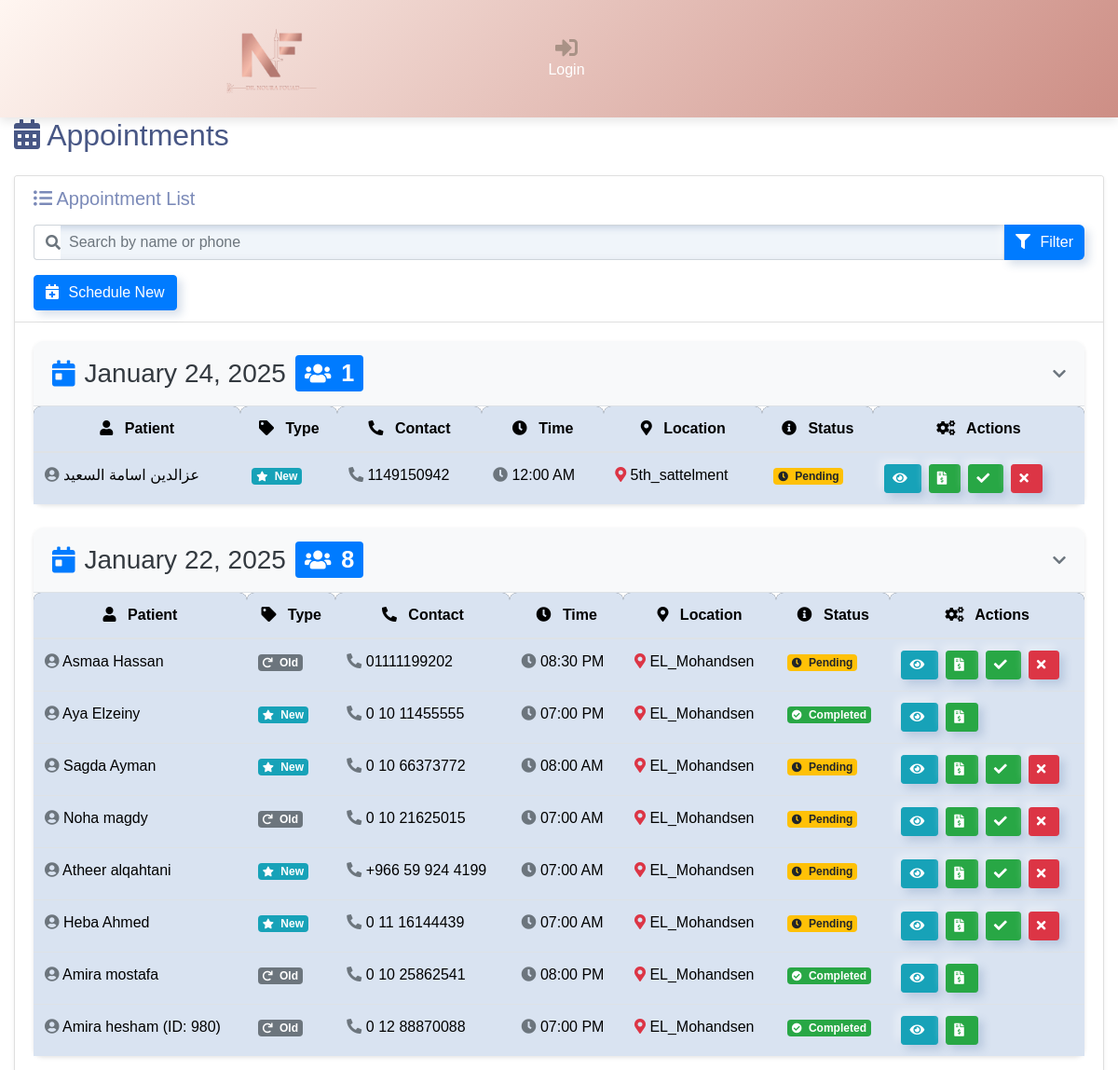
The page /Appointments (upper part) on the database as committed earlier.
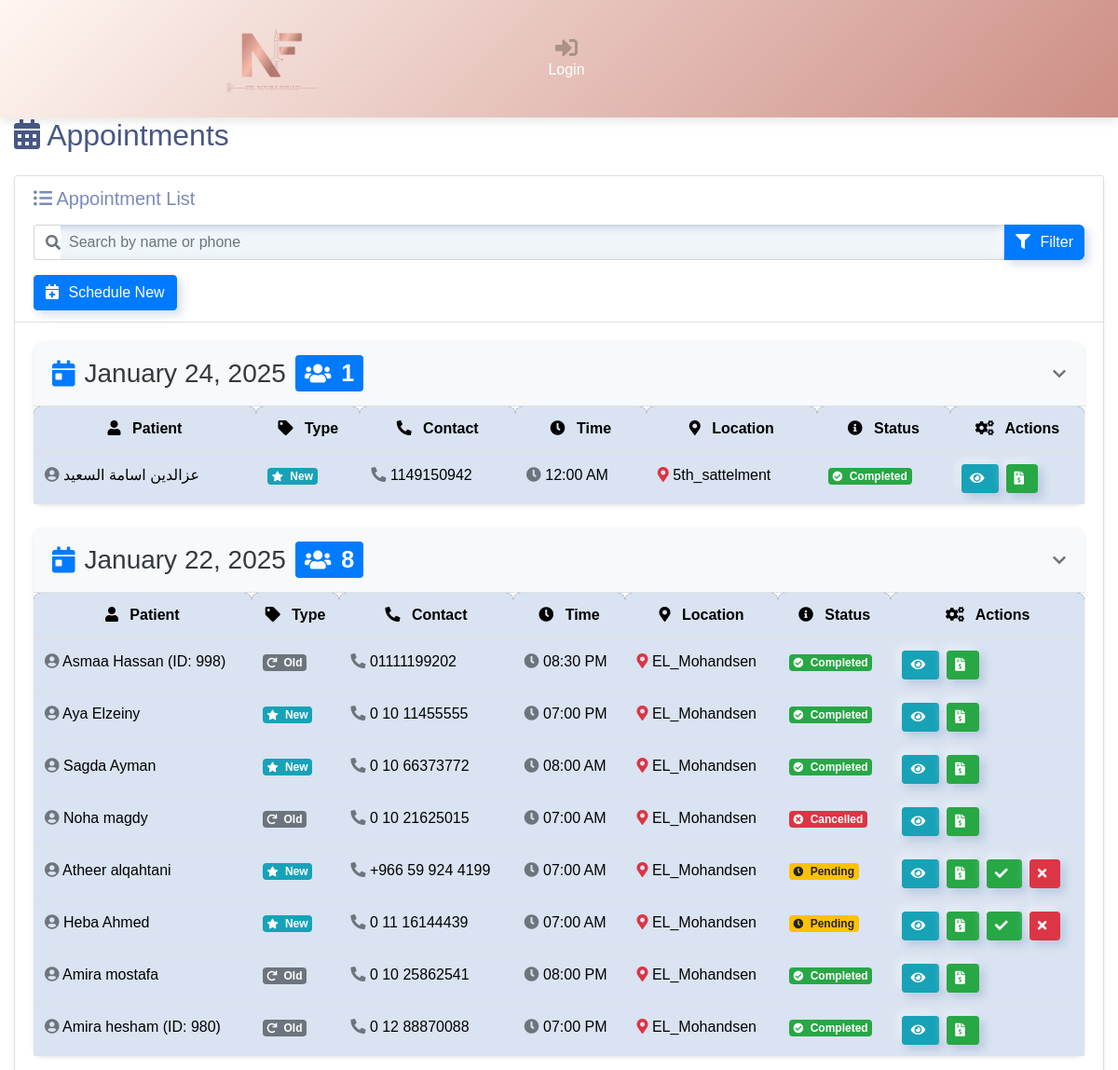
The same page on the database as committed later.
### webapp/models.py (models this page shows, shortened)
class Reserve(models.Model):
    STATUS_CHOICES = [
        ('completed', 'Completed'),
        ('pending', 'Pending'),
        ('cancelled', 'Cancelled'),
    ]
    BRANCH_CHOICES = [
        ('EL_Mohandsen', 'EL_Mohandsen'),
        ('5th_sattelment', '5th_sattelment'),
        ('Naser_city', 'Naser_city'),
    ]
    TYPE_CHOICES = [
        ('old', 'old'),
        ('new', 'new'),
    ]
    SERVICE_CHOICES = [
        ('SKINBOOSTER', 'Skinbooster'),
        ('FILLER', 'Filler'),
        ('DISSOLVING_FILLER', 'Dissolving Filler'),
        ('BOTOX', 'Botox'),
        ('RETOUCH', 'Retouch'),
        ('CONSULTATION', 'Consultation'),
        ('DERMA_PEN', 'Derma Pen'),
        ('LIP_FILLER', 'Lip Filler'),
        ('MESOTHERAPY', 'Mesotherapy'),
    ]
    patient_name = models.CharField(max_length=100)
    phone = models.CharField(max_length=100)
    type = models.CharField(max_length=100, choices=TYPE_CHOICES, default='old')
    date = models.DateField(default=timezone.now)
    time = models.CharField(max_length=10)
    services = models.CharField(default=list, max_length=1000)  # استخدام JSONField لتخزين قائمة الخدمات
    notes = models.CharField(max_length=1000, default='notes')
    created_at = models.DateTimeField(auto_now_add=True)
    status = models.CharField(max_length=10, choices=STATUS_CHOICES, default='pending')
    Branch = models.CharField(max_length=50, choices=BRANCH_CHOICES, default='Branch')
    class Meta:
        ordering = ['-created_at']

### webapp/views.py (the view)
# urls.py: path('Appointments',views.Appointments,name='Appointments'),
def Appointments(request):
    query = request.GET.get('q')  # البحث بناءً على الاسم أو الهاتف
    today = date.today()
    today_reservations = Reserve.objects.filter(date=today)
    if query:
        records = Reserve.objects.filter(
            Q(patient_name__icontains=query) |  # البحث في اسم المريض
            Q(phone__icontains=query)          # البحث في رقم الهاتف
        ).prefetch_related(
            Prefetch('reservation_services', queryset=ReservationService.objects.select_related('service'))
        )
    else:
        records = Reserve.objects.prefetch_related(
            Prefetch('reservation_services', queryset=ReservationService.objects.select_related('service'))
        ).all()
    patient_names = {record.patient_name for record in records if record.type == 'old'}
    patients = patient.objects.filter(name__in=patient_names)
    patient_dict = {patient.name: patient.id for patient in patients}
    for record in records:
        if isinstance(record.time, str):  # إذا كان الوقت مخزن كـ CharField
            try:
                record.time = record.time.split(':')[0] + ':' + record.time.split(':')[1]
                time_obj = datetime.strptime(record.time, '%H:%M').time()
                record.formatted_time = time_obj.strftime('%I:%M %p')  # تنسيق 12 ساعة
            except ValueError:
                record.formatted_time = record.time  # في حال لم يكن التنسيق صحيحًا
        else:
            record.formatted_time = record.time.strftime('%I:%M %p')  # إذا كان وقتًا فعليًا
        record.services_list = [reserve_service.service.name for reserve_service in record.reservation_services.all()]
        if record.type == 'old':
            record.patient_id = patient_dict.get(record.patient_name, None)
        else:
            record.patient_id = None  # Ensure no ID is attached for 'new' types
    return render(request, 'web/Appointments.html', context={'records': records, 'today_reservations': today_reservations})

### templates/web/Appointments.html (shortened to what the changed rows need)
{% extends "base.html" %}
{% block content %}
<!DOCTYPE html>
<html lang="en">
<head>
</head>
<body>
    <div class="container-fluid">
        <h1 class="h2 mb-4"><i class="fas fa-calendar-alt"></i> Appointments</h1>
        <div class="card shadow-sm">
            <div class="card-body">
                {% now "Y-m-d" as today %}
                {% regroup records by date as date_groups %}
                {% for date_group in date_groups %}
                {% with date_group.grouper|date:"Y-m-d" as group_date %}
                <div class="date-group {% if group_date == today %}highlight-today{% endif %}">
                    <div class="date-header" data-toggle="collapse" data-target="#collapse{{ forloop.counter }}">
                        <h3>
                            <i class="fas fa-calendar-day text-primary"></i>
                            {{ date_group.grouper|date:"F j, Y" }}
                            <span class="badge badge-primary">
                                <i class="fas fa-users"></i> {{ date_group.list|length }}
                            </span>
                        </h3>
                        <i class="fas fa-chevron-down text-muted"></i>
                    </div>
                    <div id="collapse{{ forloop.counter }}" class="reservation-table collapse show">
                        <div class="table-responsive">
                            <table class="table table-hover mb-0">
                                <thead class="bg-dark text-white">
                                    <tr>
                                        <th><i class="fas fa-user"></i> Patient</th>
                                        <th><i class="fas fa-tag"></i> Type</th>
                                        <th><i class="fas fa-phone-alt"></i> Contact</th>
                                        <th><i class="fas fa-clock"></i> Time</th>
                                        <th><i class="fas fa-map-marker-alt"></i> Location</th>
                                        <th><i class="fas fa-info-circle"></i> Status</th>
                                        <th><i class="fas fa-cogs"></i> Actions</th>
                                    </tr>
                                </thead>
                                <tbody>
                                    {% for record in date_group.list %}
                                    <tr>
                                        <td>
                                            <i class="fas fa-user-circle text-muted"></i>
                                            {{ record.patient_name }}
                                            {% if record.type == 'old' and record.patient_id %}
                                                (ID: {{ record.patient_id }})
                                            {% endif %}
                                        </td>
                                        <td>
                                            {% if record.type == 'new' %}
                                                <span class="badge badge-info">
                                                    <i class="fas fa-star"></i> New
                                                </span>
                                            {% else %}
                                                <span class="badge badge-secondary">
                                                    <i class="fas fa-redo"></i> Old
                                                </span>
                                            {% endif %}
                                        </td>
                                        <td>
                                            <i class="fas fa-phone-alt text-muted"></i>
                                            {{ record.phone }}
                                        </td>
                                        <td>
                                            <i class="fas fa-clock text-muted"></i>
                                            {{ record.formatted_time }}
                                        </td>
                                        <td>
                                            <i class="fas fa-map-marker-alt text-danger"></i>
                                            {{ record.Branch }}
                                        </td>
                                        <td>
                                            {% if record.status == 'pending' %}
                                                <span class="badge badge-warning">
                                                    <i class="fas fa-clock"></i> Pending
                                                </span>
                                            {% elif record.status == 'completed' %}
                                                <span class="badge badge-success">
                                                    <i class="fas fa-check-circle"></i> Completed
                                                </span>
                                            {% elif record.status == 'cancelled' %}
                                                <span class="badge badge-danger">
                                                    <i class="fas fa-times-circle"></i> Cancelled
                                                </span>
                                            {% endif %}
                                        </td>
                                        <td>
                                            <div class="d-flex gap-2">
                                                <a href="{% url 'view_reservation' record.id %}"
                                                   class="btn btn-sm btn-info"
                                                   data-toggle="tooltip" title="View Details">
                                                    <i class="fas fa-eye"></i>
                                                </a>
                                                <a href="{% url 'create_payment_with_patient' reserve_id=record.id %}"
                                                   class="btn btn-sm btn-success"
                                                   data-toggle="tooltip" title="Process Payment">
                                                    <i class="fas fa-file-invoice-dollar"></i>
                                                </a>
                                                {% if record.status == 'pending' %}
                                                <a href="{% url 'update_appointment_status' record.id 'completed' %}"
                                                   class="btn btn-sm btn-success"
                                                   data-toggle="tooltip" title="Confirm Appointment">
                                                    <i class="fas fa-check"></i>
                                                </a>
                                                <a href="{% url 'update_appointment_status' record.id 'cancelled' %}"
                                                   class="btn btn-sm btn-danger"
                                                   data-toggle="tooltip" title="Cancel Appointment">
                                                    <i class="fas fa-times"></i>
                                                </a>
                                                {% endif %}
                                            </div>
                                        </td>
                                    </tr>
                                    {% endfor %}
                                </tbody>
                            </table>
                        </div>
                    </div>
                </div>
                {% endwith %}
                {% endfor %}
            </div>
        </div>
    </div>
</body>
</html>
{% endblock %}

Rows that differ between the two databases and show on the page:
changed Reserve "عزالدين اسامة السعيد": status "pending" → "completed" (drawn)
changed Reserve "Asmaa Hassan": status "pending" → "completed" (drawn)
changed Reserve "Sagda Ayman": status "pending" → "completed" (drawn)
changed Reserve "Noha magdy": status "pending" → "cancelled" (drawn)
Other text that changed with them:
list line gone: "Pending"
new list line: "Completed"
new list line: "(ID: 998 ) Completed"
new list line: "Cancelled"
